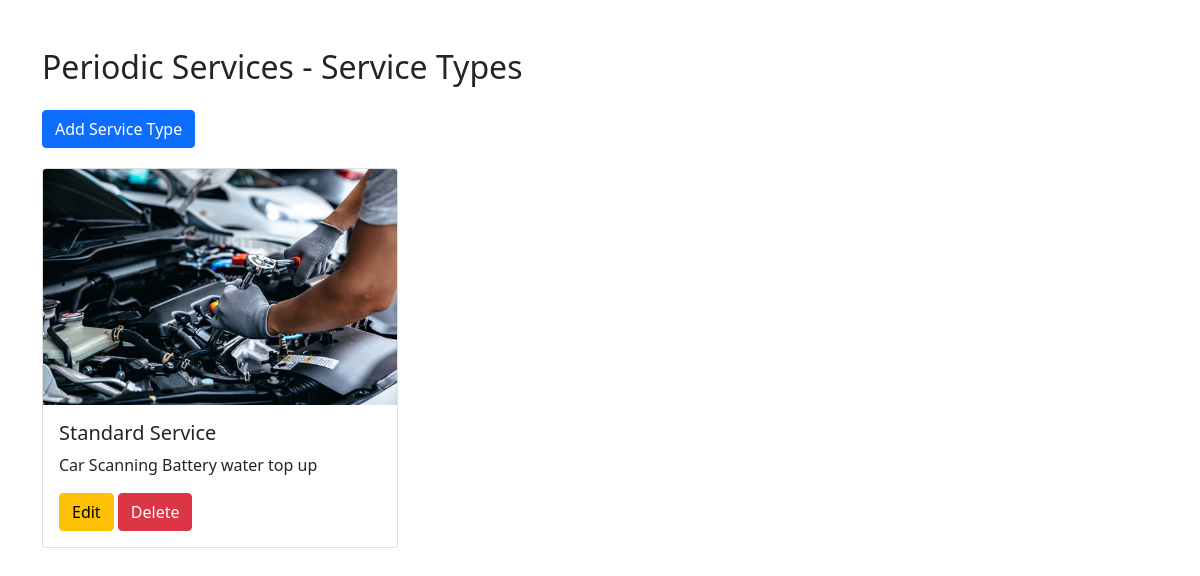
/cst_admin/service-categories/2/service-types/, run on the app's committed database.
### autocareweb/models.py (models this page shows, shortened)
class ServiceCategory(models.Model):
    name = models.CharField(max_length=100, unique=True)
    image = models.ImageField(upload_to='service_category_images/', blank=True, null=True)
    description = models.TextField()

class ServiceType(models.Model):
    name = models.CharField(max_length=100)
    category = models.ForeignKey(ServiceCategory, related_name='service_types', on_delete=models.CASCADE)
    image = models.ImageField(upload_to='service_type_images/', blank=True, null=True)
    description = models.TextField()

### autocareweb/views.py (the view)
def service_type_list(request, category_id):
    category = get_object_or_404(ServiceCategory, pk=category_id)
    service_types = category.service_types.all()  # Fetch related service types
    if request.method == 'POST':
        form = ServiceTypeForm(request.POST, request.FILES)
        if form.is_valid():
            service_type = form.save(commit=False)
            service_type.category = category
            service_type.save()
            messages.success(request, 'Service type added successfully.')
            return redirect('service_type_list', category_id=category_id)
    else:
        form = ServiceTypeForm()
    return render(request, 'admin/service/service_type_list.html', {
        'category': category,
        'service_types': service_types,
        'form': form  # Pass the form to the template
    })

### templates/admin/service/service_type_list.html (shortened to what this page needs)
{% load static %}
<!DOCTYPE html>
<html lang="en">
<head>
    <link rel="stylesheet" href="https://cdn.jsdelivr.net/npm/bootstrap@5.1.3/dist/css/bootstrap.min.css">
</head>
<body>
<div class="container mt-5">
    <h2 class="mb-4">{{ category.name }} - Service Types</h2>
    <button type="button" class="btn btn-primary add-btn" data-bs-toggle="modal" data-bs-target="#addServiceTypeModal">
        Add Service Type
    </button>
    <div class="row">
        {% for service_type in service_types %}
        <div class="col-md-4">
            <div class="card">
                {% if service_type.image %}
                    <img src="{{ service_type.image.url }}" class="card-img-top" alt="{{ service_type.name }}">
                {% endif %}
                <div class="card-body">
                    <h5 class="card-title">{{ service_type.name }}</h5>
                    <p class="card-text">{{ service_type.description }}</p>
                    <a href="{% url 'edit_service_type' service_type.pk %}" class="btn btn-warning">Edit</a>
                    <button type="button" class="btn btn-danger" data-bs-toggle="modal" data-bs-target="#deleteModal{{ service_type.pk }}">
                        Delete
                    </button>
                </div>
            </div>
        </div>
        {% endfor %}
    </div>
</div>
</body>
</html>

### templates/admin/service/service_type_list.html (style rules this page uses)
.card { margin-bottom: 20px; }
.add-btn { margin-bottom: 20px; }

### data on the page
ServiceCategory: name "Periodic Services"
ServiceType: image (picture), name "Standard Service", description "Car Scanning Battery water top up"
